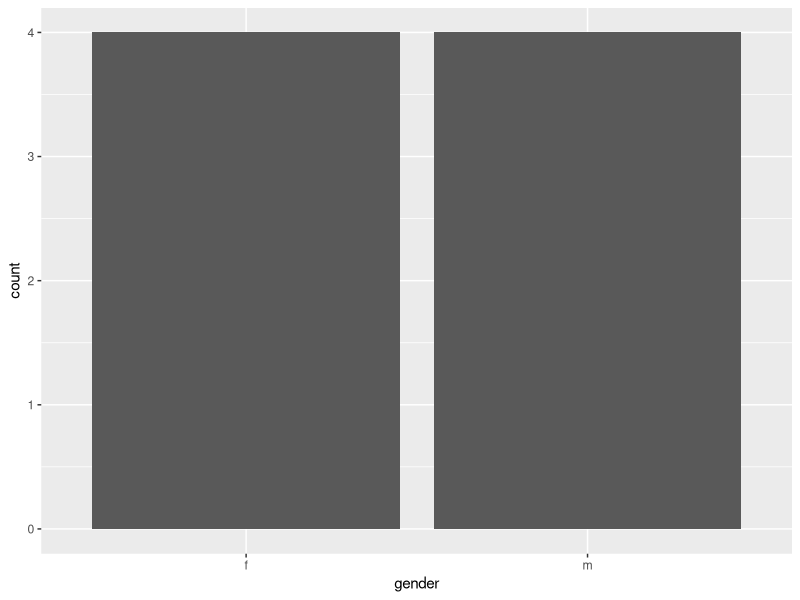
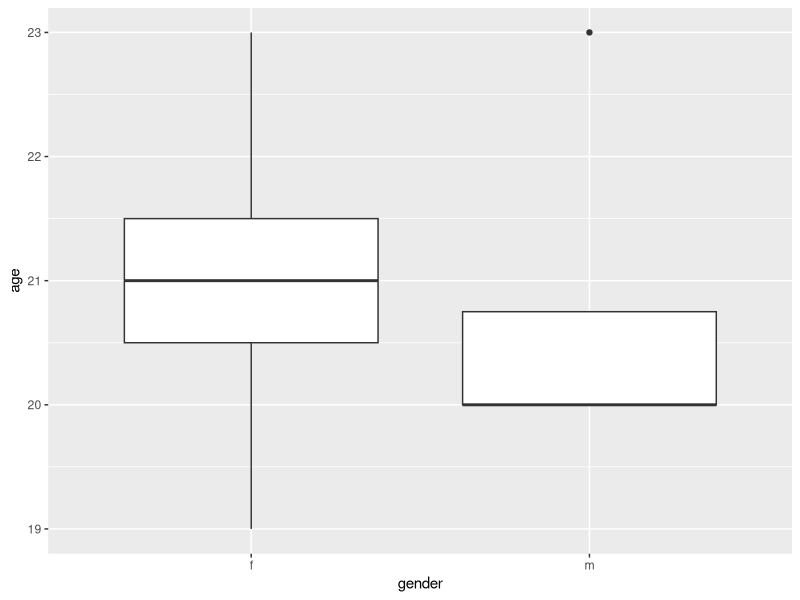

Recreate these plots in R, in order.
## ---- chunk 1
getwd()
## ---- chunk 2
age = c(23, 20, 21, 19, 20, 21, 20, 23)
## ---- chunk 3
class(age)
## ---- chunk 4
age = as.integer(age)
## ---- chunk 5
class(age)
## ---- chunk 6
mean(age)
median(age)
min(age)
max(age)
## ---- chunk 7
summary(age)
## ---- chunk 8
gender = c("m", "m", "f", "f", "m", "f", "m", "f")
## ---- chunk 9
class(gender)
gender = as.factor(gender)
## ---- chunk 10
summary(gender)
table(gender)
## ---- chunk 11
dataExample = data.frame(age, gender)
View(dataExample)
## ---- chunk 12
dataExample
dataExample$age
class(dataExample$age)
mean(dataExample$age)
## ---- chunk 13
library(tidyverse)
ggplot() +
  geom_bar(data = dataExample, aes(x=gender))
## ---- chunk 14
ggplot()+
  geom_boxplot(data = dataExample, aes(x=gender, y=age))
## ---- chunk 15
mtcars %>%
  group_by(cyl) %>%
  summarize(avg_horsepower = mean(hp))
## ---- chunk 16
mtcars %>%
  mutate(power_to_weight = hp/wt)
## ---- chunk 17
mtcars %>%
  mutate(power_to_weight = hp/wt) %>%
  group_by(cyl) %>%
  summarize(avg_power_to_weight = mean(power_to_weight))
